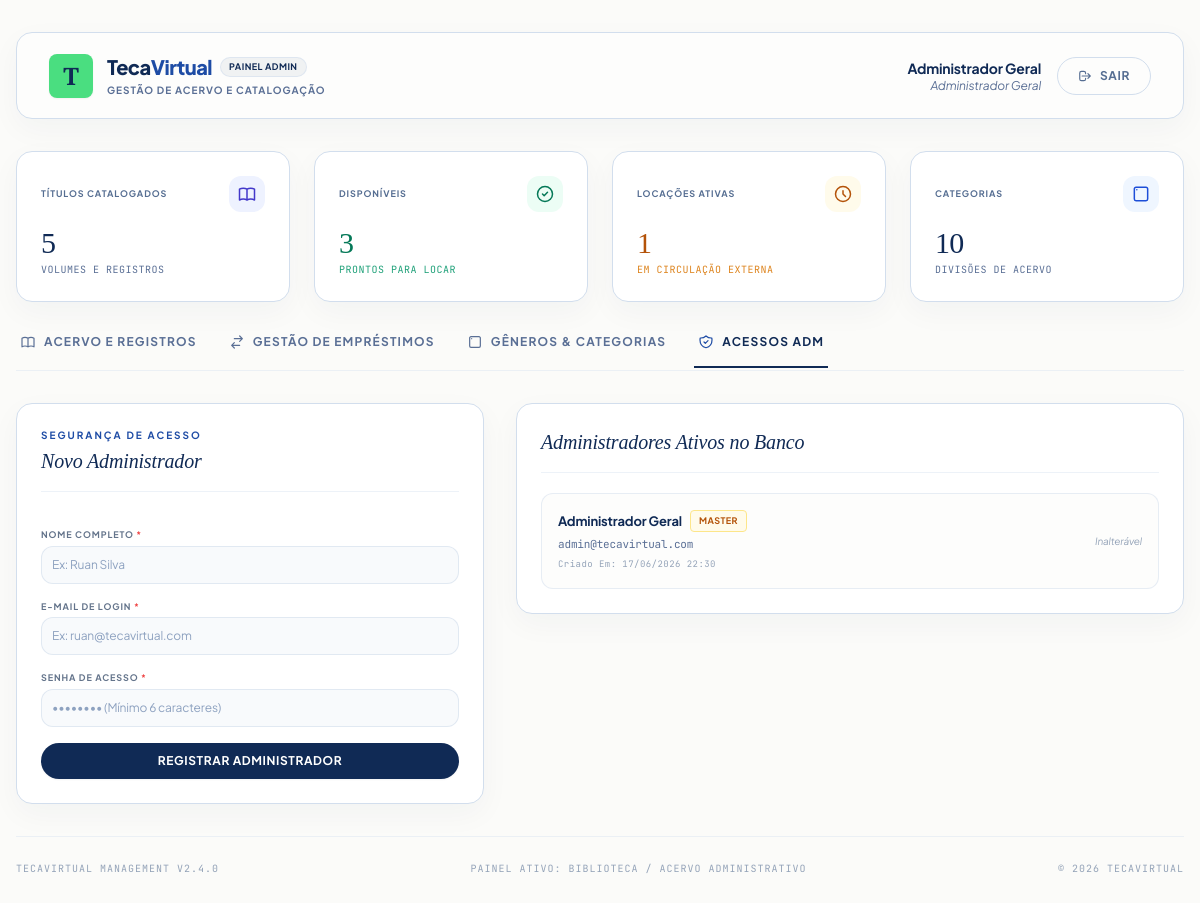
Screenshot of /adm.php?tab=admins (signed in) with the database file from the repository.
### tables this page shows
CREATE TABLE IF NOT EXISTS `adm_usuarios` (
  `id` INT AUTO_INCREMENT PRIMARY KEY,
  `name` VARCHAR(255) NOT NULL,
  `email` VARCHAR(100) NOT NULL UNIQUE,
  `password` VARCHAR(255) NOT NULL,
  `created_at` TIMESTAMP DEFAULT CURRENT_TIMESTAMP
);

### adm.php (the view, shortened to what the rows shown need)
<?php
require_once 'config.php';
$activeTab = $_GET['tab'] ?? 'acervo';
try {
    $administradoresList = $pdo->query("SELECT * FROM `adm_usuarios` ORDER BY `name` ASC")->fetchAll();
} catch (PDOException $e) {
    die("<div style='background-color:#fffbeb; border:1px solid #fef3c7; padding:24px; font-family:sans-serif; border-radius:12px; max-width:650px; margin:50px auto; color:#92400e; box-shadow: 0 4px 20px rgba(0,0,0,0.05);'>
            <h2 style='margin-top:0; color:#78350f;'>Divergência de Estrutura do Banco de Dados</h2>
            <p>Sua conexão com o MySQL foi estabelecida com sucesso. No entanto, houve um erro ao consultar as tabelas do sistema.</p>
            <p>Isso geralmente ocorre se o banco de dados <code>tecavirtual</code> já existia na sua máquina com uma estrutura de tabelas incompatível ou vazia.</p>
            <p><strong>Detalhes técnicos:</strong> " . htmlspecialchars($e->getMessage()) . "</p>
            <hr style='border:none; border-top:1px solid #fef3c7; margin:20px 0;'>
            <p style='font-size:14px; font-weight:bold; color:#78350f; margin-bottom:8px;'>Como resolver isso de forma rápida:</p>
            <ol style='font-size:13px; line-height:1.6; margin-top:0; padding-left:20px; color:#78350f;'>
                <li>Importe as tabelas corretas usando o arquivo <code>db.sql</code> fornecido no projeto.</li>
                <li><strong>OU</strong> de maneira limpa: Acesse o phpMyAdmin ou seu cliente SQL, remova (DROP DATABASE) o banco de dados <code>tecavirtual</code> existente e recarregue a página. O sistema recriará todo o acervo e tabelas de exemplo automaticamente!</li>
            </ol>
         </div>");
}
?>
<!DOCTYPE html>
<html lang="pt-BR">
<head>
    <script src="https://cdn.tailwindcss.com"></script>
</head>
<body class="selection:bg-brand-primary/10">
    <div class="w-full max-w-7xl mx-auto px-4 py-8 space-y-8" id="main-layout">
        <header id="dashboard-navbar" class="bg-[#fdfdfc] px-8 py-5 rounded-2xl border border-brand-border editorial-shadow flex flex-col md:flex-row md:items-center justify-between gap-4">
            <div class="flex items-center gap-3.5" id="navbar-logo-area">
                <div>
                    <div class="flex items-center gap-2">
                        <h1 class="text-xl font-extrabold text-brand-dark tracking-tight font-sans">
                            Teca<span class="text-brand-secondary">Virtual</span>
                        </h1>
                    </div>
                </div>
            </div>
        </header>
        <?php if ($activeTab === 'admins'): ?>
            <div class="grid grid-cols-1 lg:grid-cols-12 gap-8 items-start" id="view-admins">
                <div class="lg:col-span-7 space-y-6">
                    <div class="bg-white p-6 rounded-2xl border border-brand-border editorial-shadow">
                        <div class="space-y-3">
                            <?php foreach ($administradoresList as $adm): ?>
                                <div class="p-4 rounded-xl border border-brand-border/50 bg-[#fdfdfc] flex items-center justify-between text-xs hover:border-brand-border transition-all">
                                    <div class="space-y-1">
                                        <div class="flex items-center gap-2">
                                            <span class="font-bold text-brand-dark text-[13px]"><?= htmlspecialchars($adm['name']) ?></span>
                                            <?php if (strtolower($adm['email']) === 'admin@tecavirtual.com'): ?>
                                                <span class="text-[9px] bg-amber-50 text-amber-700 border border-amber-200 px-2 py-0.5 rounded font-bold uppercase tracking-wider">Master</span>
                                            <?php endif; ?>
                                        </div>
                                        <div class="text-[11px] text-[#5a6f95] font-mono"><?= htmlspecialchars($adm['email']) ?></div>
                                        <div class="text-[9px] font-mono text-slate-400 capitalize tracking-wider">Criado em: <?= date('d/m/Y H:i', strtotime($adm['created_at'])) ?></div>
                                    </div>
                                    <?php if (strtolower($adm['email']) !== 'admin@tecavirtual.com'): ?>
                                        <form method="POST" onsubmit="return confirm('Tem certeza absoluta que deseja revogar o acesso administrativo de <?= htmlspecialchars($adm['name']) ?>?');">
                                            <input type="hidden" name="action" value="delete_admin">
                                            <input type="hidden" name="id" value="<?= $adm['id'] ?>">
                                            <button
                                                type="submit"
                                                class="p-1 px-3 border border-brand-border hover:bg-red-50 hover:border-red-200 text-red-600 rounded-lg text-[10px] font-bold tracking-wide uppercase transition duration-150 cursor-pointer"
                                                title="Remover administrador"
                                            >
                                                Revogar Acesso
                                            </button>
                                        </form>
                                    <?php else: ?>
                                        <span class="text-[10px] text-slate-400 italic">Inalterável</span>
                                    <?php endif; ?>
                                </div>
                            <?php endforeach; ?>
                        </div>
                    </div>
                </div>
            </div>
        <?php endif; ?>
    </div>
</body>
</html>

### rows the page displays
adm_usuarios: name "Administrador Geral", shows "MASTER", email "admin@tecavirtual.com", created_at "17/06/2026 22:30", shows "Inalterável"

### other values shown
$_SESSION['user_name'] "Administrador Geral"
$totalBooksCount "5"
$availableBooksCount "3"
$borrowedBooksCount "1"
$totalCategoriesCount "10"
